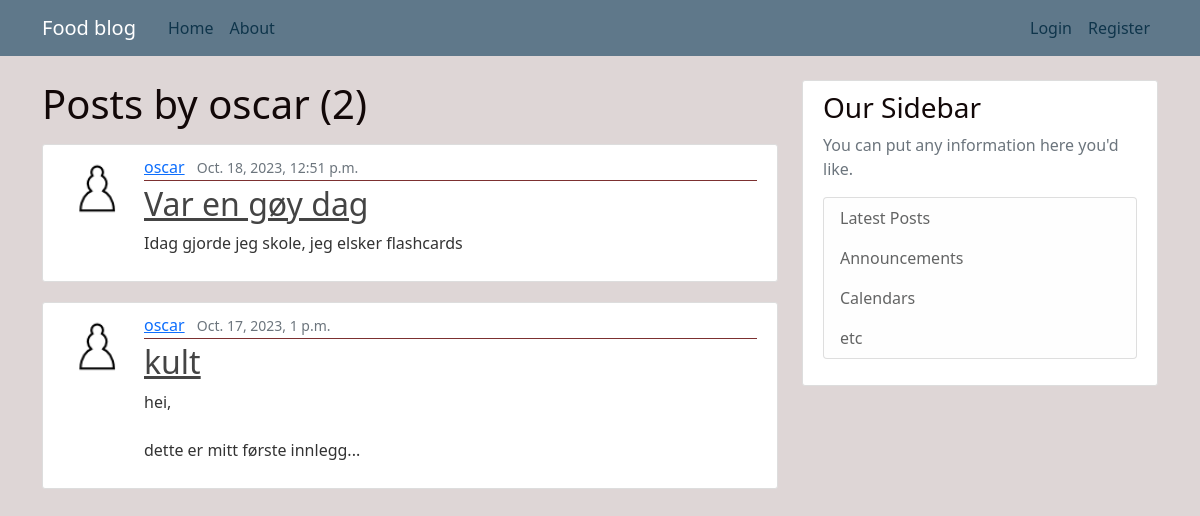
The app's page /user/oscar/ with its own data.
### blog/models.py (models this page shows, shortened)
class Post(models.Model):
    title=models.CharField(max_length=100)
    content=models.TextField()
    picture=models.ImageField(upload_to='post_pics',blank=True)
    created_at=models.DateTimeField(default=timezone.now)
    author=models.ForeignKey(User,on_delete=models.CASCADE)

### users/models.py (models this page shows, shortened)
class Profile(models.Model):
    user=models.OneToOneField(User,on_delete=models.CASCADE)
    image=models.ImageField(default='default.jpg',upload_to='profile_pics')

### blog/views.py (the view)
# urls.py: path('user/<str:username>/',UserPostListView.as_view(),name='user-posts'),
class UserPostListView(ListView):
    model=Post
    template_name="blog/user_posts.html"
    context_object_name='posts'
    ordering=['-created_at']
    picture=['picture']
    paginate_by=5
    def get_queryset(self):
        user=get_object_or_404(User,username=self.kwargs.get('username'))
        return Post.objects.filter(author=user).order_by('-created_at')

### blog/templates/blog/user_posts.html (shortened to what this page needs)
{%extends "blog/base.html"%}
{%block content%}
    <h1 class="mb-3"> Posts by {{ view.kwargs.username }} ({{ page_obj.paginator.count }})</h1>
    {%for post in posts%}
        <article class="media content-section">
            <img class="rounded-circle article-img " src="{{ post.author.profile.image.url }}">
            <div class="media-body">
            <div class="article-metadata">
                <a class="mr-2" href="{% url 'user-posts' post.author.username %}">{{ post.author }}</a>
                <small class="text-muted">{{ post.created_at }}</small>
            </div>
            <h2><a class="article-title" href="{% url 'post-detail' post.id %}">{{ post.title }}</a></h2>
            <p class="article-content">{{ post.content }}</p>
            </div>
        </article>
    {%endfor%}
{%endblock content%}

### blog/static/blog/main.css (style rules this page uses)
body { background: #ded6d6; color: #333333; margin-top: 5rem; }
h1, h2, h3, h4, h5, h6 { color: #120808; }
.content-section { background: #ffffff; padding: 10px 20px; border: 1px solid #dddddd; border-radius: 3px; margin-bottom: 20px; }
.article-title { color: #444444; }
.article-content { white-space: pre-line; }
.article-img { height: 65px; width: 65px; margin-right: 16px; }
.article-metadata { padding-bottom: 1px; margin-bottom: 4px; border-bottom: 1px solid #7c3030 }

### records on screen
Post: author.profile.image (placeholder picture), author "oscar", created_at "Oct. 18, 2023, 12:51 p.m.", title "Var en gøy dag", content "Idag gjorde jeg skole, jeg elsker flashcards"
Post: author.profile.image (placeholder picture), author "oscar", created_at "Oct. 17, 2023, 1 p.m.", title "kult", content "hei, dette er mitt første innlegg..."

### other values on screen
{{ view.kwargs.username }} "oscar"
{{ page_obj.paginator.count }} "2"
